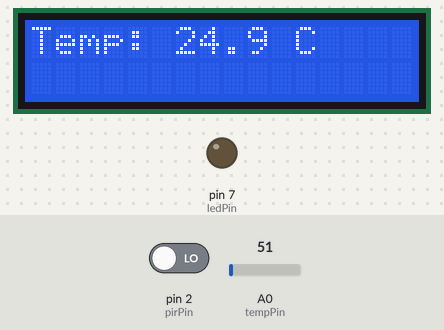
This sketch was run on a simulated Arduino Uno, built with avr-gcc and run on an emulated ATmega328P. Parts: 16×2 character LCD, output pins drawn as LEDs (lit = HIGH). The inputs (shaded band) are chosen by the test bench; at power-on: pin 2 (pirPin) LOW, A0 (tempPin) = 51.

Above: at 1.2 s.
1.3 s: pin 2 (pirPin) driven HIGH
At 2.7 s:
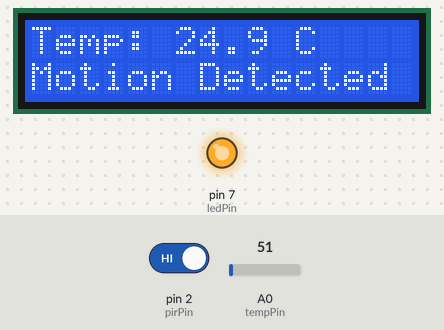
3.1 s: A0 (tempPin) set to 61
At 3.6 s:
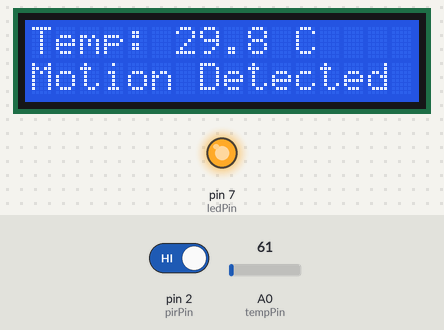
4.7 s: A0 (tempPin) set to 71
At 5.7 s:
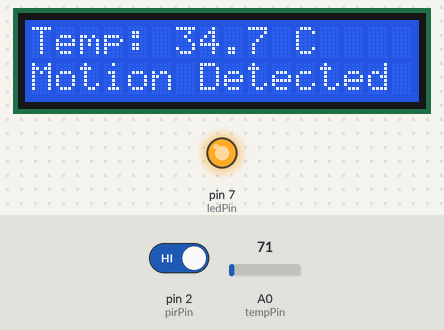
6.3 s: A0 (tempPin) set to 86
At 7.8 s:
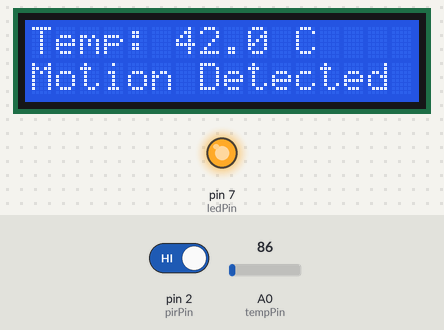
Timing chart, 0 to 8.9 s (numbered marks = the images above; inputs shaded):
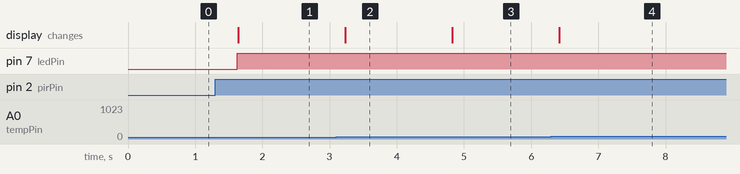

The sketch:

sketch.ino
```cpp
#include <LiquidCrystal_I2C.h>

const int pirPin = 2;
const int ledPin = 7;
const int tempPin = A0;

unsigned long lastMotionTime = 0;

LiquidCrystal_I2C lcd(0x27, 16, 2);

void setup() {
  pinMode(pirPin, INPUT);
  pinMode(ledPin, OUTPUT);

  Serial.begin(9600);

  lcd.init();
  lcd.backlight();
  lcd.clear();
}

void loop() {
  int motion = digitalRead(pirPin);
  int tempValue = analogRead(tempPin);

  float voltage = tempValue * 5.0 / 1023.0;
  float tempC = voltage * 100;

  lcd.setCursor(0, 0);
  lcd.print("Temp: ");
  lcd.print(tempC, 1);
  lcd.print(" C   ");

  if (motion == HIGH) {
    digitalWrite(ledPin, HIGH);
    lastMotionTime = millis();

    lcd.setCursor(0, 1);
    lcd.print("Motion Detected ");
  } else {
    if (millis() - lastMotionTime > 10000) {
      digitalWrite(ledPin, LOW);

      lcd.setCursor(0, 1);
      lcd.print("No Motion       ");
    }
  }

  delay(500);
}
```

Measured:
- after the input at 1.3 s, pin 7 (ledPin): LOW → HIGH after 0.33 s; the display: changes after 0.34 s (image 1)
- after the input at 3.1 s, the display: changes after 0.13 s (image 2)
- after the input at 4.7 s, the display: changes after 0.13 s (image 3)
- after the input at 6.3 s, the display: changes after 0.12 s (image 4)
